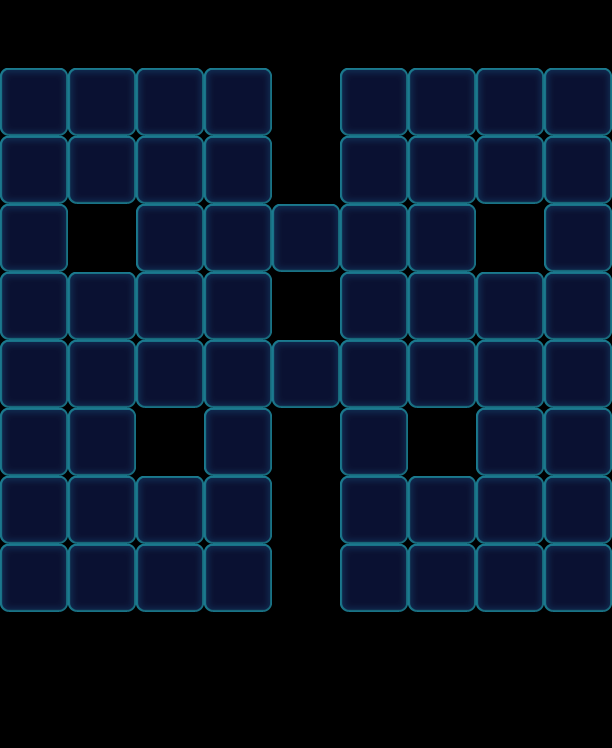

Below is a game level as drawn by its tile map, then a one-line description and the .tmx that defines it (tile-layer data replaced by summaries):
An orthogonal 9x11 tile map with 68x68 px tiles, 1 tile layer (Valid), 2 tilesets and 75 objects (54x Monster, 9x Factory_Normal, 8x Boss, 4x Haze).

<map version="1.0" orientation="orthogonal" width="9" height="11" tilewidth="68" tileheight="68">
 <tileset firstgid="1" name="game_grid1" tilewidth="68" tileheight="68">
  <image source="game_grid1.png" width="68" height="68" />
 </tileset>
 <tileset firstgid="2" name="map" tilewidth="68" tileheight="68">
  <image source="map.png" width="1024" height="1024" />
 </tileset>
 <layer name="Valid" width="9" height="11">
  <data>[99 cells, 62 non-empty, 1 distinct tile ids]</data>
 </layer>
 <objectgroup name="BottomObj" width="9" height="11" />
 <objectgroup name="MiddleObj" width="9" height="11">
  <object type="Monster" gid="2" x="0" y="272">
   <properties>
    <property name="Color" value="Blue" />
   </properties>
  </object>
  <object type="Monster" gid="3" x="0" y="204">
   <properties>
    <property name="Color" value="Green" />
   </properties>
  </object>
  <object type="Monster" gid="4" x="0" y="136">
   <properties>
    <property name="Color" value="Orange" />
   </properties>
  </object>
  <object type="Monster" gid="4" x="0" y="408">
   <properties>
    <property name="Color" value="Orange" />
   </properties>
  </object>
  <object type="Monster" gid="4" x="204" y="476">
   <properties>
    <property name="Color" value="Orange" />
   </properties>
  </object>
  <object type="Monster" gid="4" x="136" y="272">
   <properties>
    <property name="Color" value="Orange" />
   </properties>
  </object>
  <object type="Monster" gid="4" x="204" y="136">
   <properties>
    <property name="Color" value="Orange" />
   </properties>
  </object>
  <object type="Monster" gid="2" x="68" y="408">
   <properties>
    <property name="Color" value="Blue" />
   </properties>
  </object>
  <object type="Monster" gid="2" x="204" y="204">
   <properties>
    <property name="Color" value="Blue" />
   </properties>
  </object>
  <object type="Monster" gid="3" x="204" y="272">
   <properties>
    <property name="Color" value="Green" />
   </properties>
  </object>
  <object type="Monster" gid="3" x="204" y="340">
   <properties>
    <property name="Color" value="Green" />
   </properties>
  </object>
  <object type="Monster" gid="3" x="68" y="476">
   <properties>
    <property name="Bubble" value="1" />
    <property name="Color" value="Green" />
   </properties>
  </object>
  <object type="Monster" gid="17" x="0" y="340">
   <properties>
    <property name="Color" value="Purple" />
   </properties>
  </object>
  <object type="Monster" gid="17" x="136" y="136">
   <properties>
    <property name="Color" value="Purple" />
   </properties>
  </object>
  <object type="Monster" gid="17" x="136" y="204">
   <properties>
    <property name="Color" value="Purple" />
   </properties>
  </object>
  <object type="Monster" gid="19" x="68" y="204">
   <properties>
    <property name="Bubble" value="1" />
    <property name="Color" value="Yellow" />
   </properties>
  </object>
  <object type="Monster" gid="19" x="136" y="340">
   <properties>
    <property name="Bubble" value="1" />
    <property name="Color" value="Yellow" />
   </properties>
  </object>
  <object type="Monster" gid="19" x="204" y="408">
   <properties>
    <property name="Color" value="Yellow" />
   </properties>
  </object>
  <object type="Monster" gid="19" x="0" y="476">
   <properties>
    <property name="Color" value="Yellow" />
   </properties>
  </object>
  <object type="Monster" gid="3" x="68" y="136">
   <properties>
    <property name="Color" value="Green" />
   </properties>
  </object>
  <object type="Monster" gid="19" x="408" y="340">
   <properties>
    <property name="Bubble" value="1" />
    <property name="Color" value="Yellow" />
   </properties>
  </object>
  <object type="Monster" gid="19" x="476" y="204">
   <properties>
    <property name="Color" value="Yellow" />
   </properties>
  </object>
  <object type="Monster" gid="2" x="272" y="272">
   <properties>
    <property name="Color" value="Blue" />
   </properties>
  </object>
  <object type="Monster" gid="19" x="544" y="544">
   <properties>
    <property name="Color" value="Yellow" />
   </properties>
  </object>
  <object type="Monster" gid="17" x="476" y="612">
   <properties>
    <property name="Color" value="Purple" />
   </properties>
  </object>
  <object type="Monster" gid="4" x="476" y="136">
   <properties>
    <property name="Color" value="Orange" />
   </properties>
  </object>
  <object type="Monster" gid="4" x="340" y="272">
   <properties>
    <property name="Color" value="Orange" />
   </properties>
  </object>
  <object type="Monster" gid="3" x="544" y="476">
   <properties>
    <property name="Bubble" value="1" />
    <property name="Color" value="Green" />
   </properties>
  </object>
  <object type="Monster" gid="3" x="0" y="544">
   <properties>
    <property name="Bubble" value="1" />
    <property name="Color" value="Green" />
   </properties>
  </object>
  <object type="Monster" gid="17" x="340" y="204">
   <properties>
    <property name="Bubble" value="1" />
    <property name="Color" value="Purple" />
   </properties>
  </object>
  <object type="Monster" gid="4" x="476" y="408">
   <properties>
    <property name="Color" value="Orange" />
   </properties>
  </object>
  <object type="Monster" gid="4" x="544" y="272">
   <properties>
    <property name="Bubble" value="1" />
    <property name="Color" value="Orange" />
   </properties>
  </object>
  <object type="Monster" gid="3" x="544" y="136">
   <properties>
    <property name="Color" value="Green" />
   </properties>
  </object>
  <object type="Monster" gid="19" x="272" y="408">
   <properties>
    <property name="Color" value="Yellow" />
   </properties>
  </object>
  <object type="Monster" gid="19" x="476" y="476">
   <properties>
    <property name="Color" value="Yellow" />
   </properties>
  </object>
  <object type="Monster" gid="2" x="340" y="408">
   <properties>
    <property name="Color" value="Blue" />
   </properties>
  </object>
  <object type="Monster" gid="4" x="544" y="612">
   <properties>
    <property name="Color" value="Orange" />
   </properties>
  </object>
  <object type="Monster" gid="3" x="544" y="204">
   <properties>
    <property name="Color" value="Green" />
   </properties>
  </object>
  <object type="Monster" gid="3" x="544" y="408">
   <properties>
    <property name="Color" value="Green" />
   </properties>
  </object>
  <object type="Monster" gid="2" x="0" y="612">
   <properties>
    <property name="Color" value="Blue" />
   </properties>
  </object>
  <object type="Monster" gid="19" x="408" y="204">
   <properties>
    <property name="Color" value="Yellow" />
   </properties>
  </object>
  <object type="Monster" gid="17" x="340" y="476">
   <properties>
    <property name="Bubble" value="1" />
    <property name="Color" value="Purple" />
   </properties>
  </object>
  <object type="Monster" gid="3" x="340" y="340">
   <properties>
    <property name="Color" value="Green" />
   </properties>
  </object>
  <object type="Monster" gid="17" x="408" y="136">
   <properties>
    <property name="Color" value="Purple" />
   </properties>
  </object>
  <object type="Monster" gid="3" x="408" y="272">
   <properties>
    <property name="Color" value="Green" />
   </properties>
  </object>
  <object type="Monster" gid="2" x="544" y="340">
   <properties>
    <property name="Color" value="Blue" />
   </properties>
  </object>
  <object type="Monster" gid="17" x="68" y="612">
   <properties>
    <property name="Color" value="Purple" />
   </properties>
  </object>
  </objectgroup>
 <objectgroup color="#000000" name="TopObj" width="9" height="11">
  <!-- 17 objects omitted --></objectgroup>
 <objectgroup color="#00ff00" name="CeilObj" width="9" height="11">
  <!-- 4 objects omitted --></objectgroup>
</map>
<!-- 28 of 75 objects omitted -->
